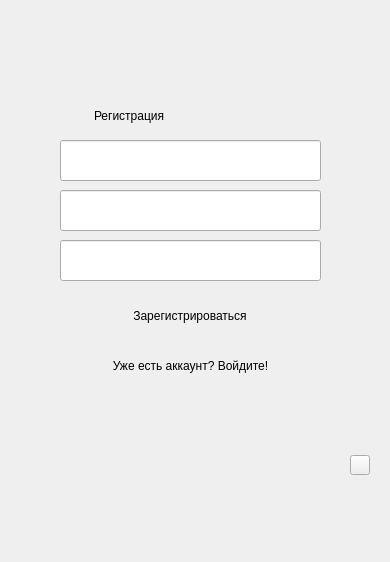
<?xml version="1.0" encoding="UTF-8"?>
<ui version="4.0">
 <class>RegistrationWindow</class>
 <widget class="QWidget" name="RegistrationWindow">
  <property name="geometry">
   <rect>
    <x>0</x>
    <y>0</y>
    <width>390</width>
    <height>562</height>
   </rect>
  </property>
  <property name="windowTitle">
   <string>Dialog</string>
  </property>
  <widget class="QPushButton" name="switch_theme">
   <property name="geometry">
    <rect>
     <x>350</x>
     <y>455</y>
     <width>20</width>
     <height>20</height>
    </rect>
   </property>
   <property name="minimumSize">
    <size>
     <width>20</width>
     <height>20</height>
    </size>
   </property>
   <property name="maximumSize">
    <size>
     <width>20</width>
     <height>20</height>
    </size>
   </property>
  </widget>
  <widget class="QPushButton" name="push_registration">
   <property name="geometry">
    <rect>
     <x>85</x>
     <y>290</y>
     <width>210</width>
     <height>51</height>
    </rect>
   </property>
   <property name="styleSheet">
    <string notr="true">font: 700 12pt &quot;Arial&quot;;
border-radius: 10px;</string>
   </property>
   <property name="text">
    <string>Зарегистрироваться</string>
   </property>
  </widget>
  <widget class="QPushButton" name="switch_mode">
   <property name="geometry">
    <rect>
     <x>110</x>
     <y>350</y>
     <width>161</width>
     <height>31</height>
    </rect>
   </property>
   <property name="styleSheet">
    <string notr="true">font: 7pt &quot;Arial&quot;;
border-radius: 10px;</string>
   </property>
   <property name="text">
    <string>Уже есть аккаунт? Войдите!</string>
   </property>
  </widget>
  <widget class="QLineEdit" name="create_login">
   <property name="geometry">
    <rect>
     <x>60</x>
     <y>140</y>
     <width>261</width>
     <height>41</height>
    </rect>
   </property>
  </widget>
  <widget class="QLineEdit" name="create_password">
   <property name="geometry">
    <rect>
     <x>60</x>
     <y>190</y>
     <width>261</width>
     <height>41</height>
    </rect>
   </property>
  </widget>
  <widget class="QLineEdit" name="repeat_password">
   <property name="geometry">
    <rect>
     <x>60</x>
     <y>240</y>
     <width>261</width>
     <height>41</height>
    </rect>
   </property>
  </widget>
  <widget class="QLabel" name="registration_label">
   <property name="geometry">
    <rect>
     <x>94</x>
     <y>90</y>
     <width>201</width>
     <height>51</height>
    </rect>
   </property>
   <property name="styleSheet">
    <string notr="true">font: 700 19pt &quot;Arial&quot;;</string>
   </property>
   <property name="text">
    <string>Регистрация</string>
   </property>
  </widget>
 </widget>
 <resources/>
 <connections/>
</ui>
